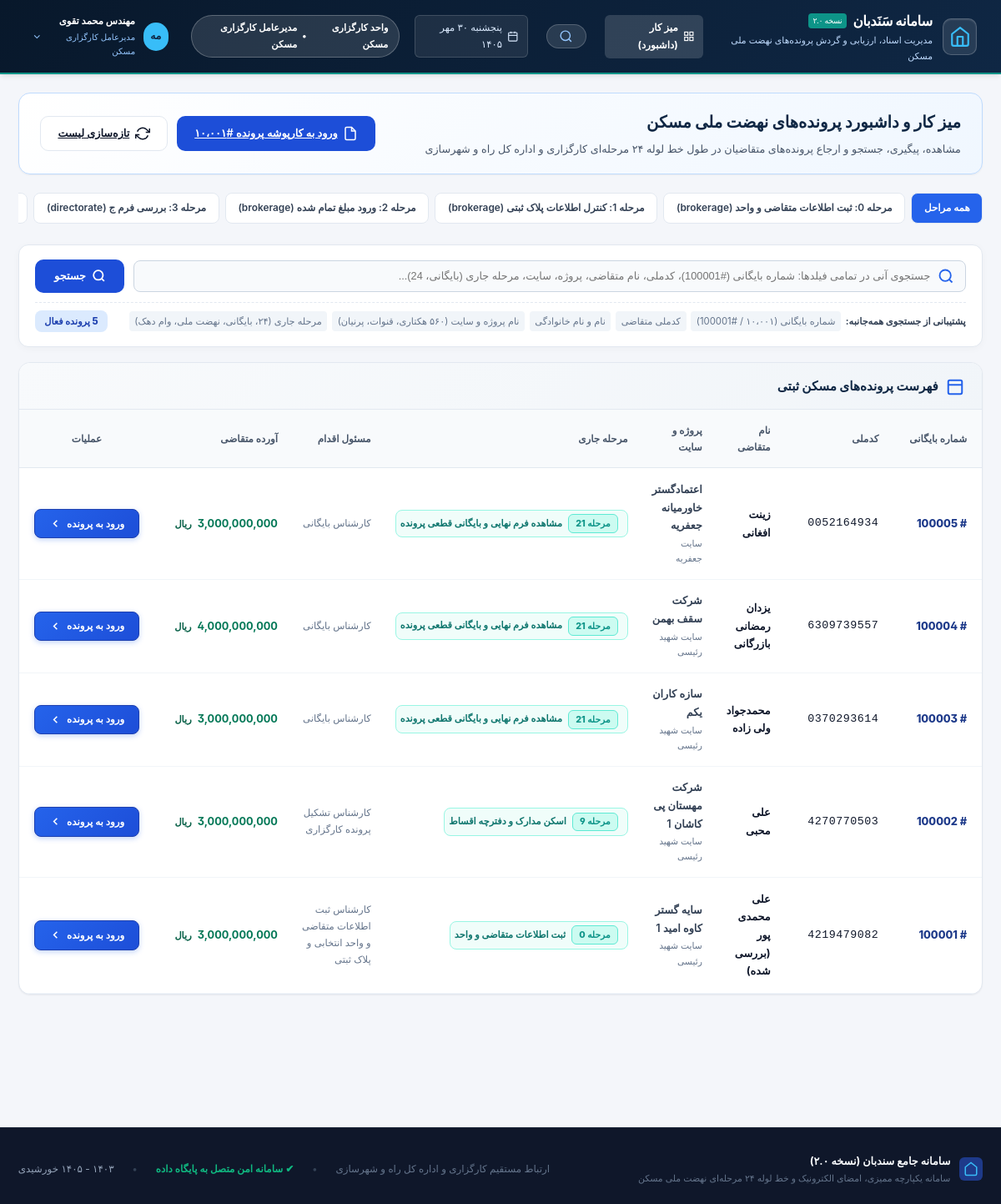
The app's page / (signed in), older data.
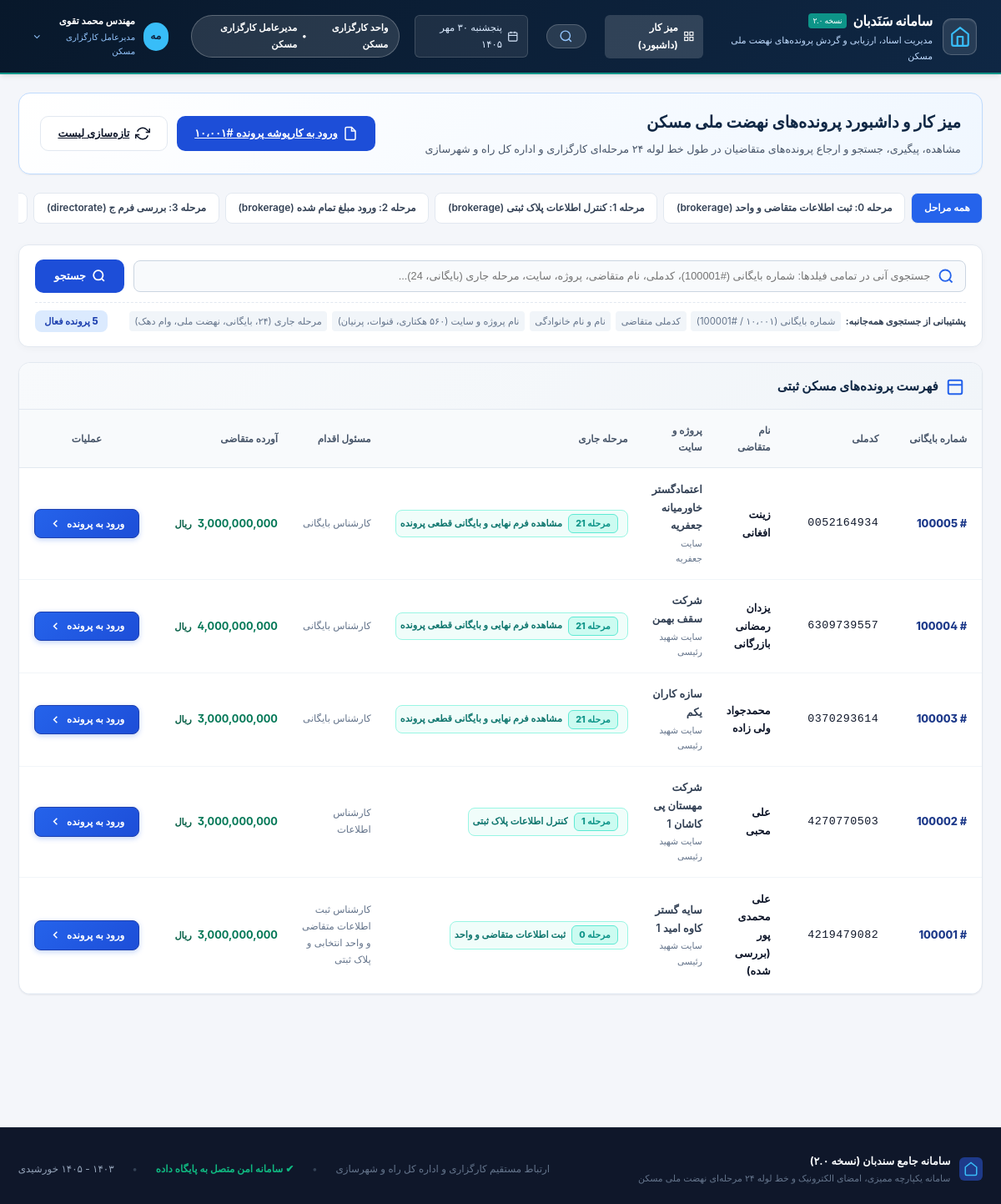
The same page, newer data.
### workflow/models.py (models this page shows, shortened)
class HousingDossier(models.Model):
    STAGE_ROLES = {
        0: ("brokerage", "کارشناس ثبت اطلاعات متقاضی و واحد انتخابی و پلاک ثبتی", "ثبت اطلاعات متقاضی و واحد"),
        1: ("brokerage", "کارشناس اطلاعات", "کنترل اطلاعات پلاک ثبتی"),
        2: ("brokerage", "کارشناس اطلاعات (کارگزاری)", "ورود مبلغ تمام شده"),
        3: ("directorate", "کارشناس بررسی فرم ج (عالمی)", "بررسی فرم ج"),
        4: ("directorate", "کارشناس برنامه ریزی مسکن (حیدری)", "ورود مبلغ وام صندوق"),
        5: ("directorate", "کارشناس برنامه ریزی مسکن (حیدری)", "مبلغ نامه (کسر یا تخفیف) پیمانکار"),
        6: ("directorate", "کارشناس برنامه ریزی مسکن (حیدری)", "مبلغ تسهیلات دهک"),
        7: ("directorate", "کارشناس برنامه ریزی مسکن (وصالی)", "تعیین مبلغ باقیمانده نقدی مورد نیاز"),
        8: ("directorate", "کارشناس برنامه ریزی مسکن (وصالی / حیدری)", "ارسال و درج شماره و تاریخ نامه بانک"),
        9: ("brokerage", "کارشناس تشکیل پرونده کارگزاری", "اسکن مدارک و دفترچه اقساط"),
        10: ("brokerage", "مدیرعامل کارگزاری", "تأیید مدیرعامل کارگزاری"),
        11: ("directorate", "کارشناس نهضت ملی مسکن و استعلام تسهیلات بانکی", "بررسی استعلام تسهیلات بانکی"),
        12: ("directorate", "کارشناس فنی و مهندسی", "بررسی مشخصات فنی، پلاک و عرصه"),
        13: ("directorate", "کارشناس املاک", "بررسی و بارگذاری سند املاک"),
        14: ("directorate", "کارشناس بانک زمین", "بررسی اطلاعات بانک زمین"),
        15: ("directorate", "کارشناس حقوقی", "بررسی حقوقی و استعلامات اراضی"),
        16: ("directorate", "کارشناس فرم ج", "تطبیق نهایی فرم ج اداره کل"),
        17: ("directorate", "کارشناس ارزیابی", "ارزیابی قدرالسهم و اجاره عرصه"),
        18: ("brokerage", "کارشناس اخذ اجاره و آماده سازی و تسهیلات دهک", "اخذ اجاره، آماده‌سازی و چک دهک"),
        19: ("directorate", "کارشناس تسویه با پیمانکار", "تسویه حساب با پیمانکار سازنده"),
        20: ("directorate", "کارشناس صدور نامه محضر", "صدور نامه معرفی به دفتر اسناد رسمی (محضر)"),
        21: ("directorate", "کارشناس بایگانی", "مشاهده فرم نهایی و بایگانی قطعی پرونده"),
    }
    national_id = models.CharField(max_length=10, unique=True, db_index=True, verbose_name="کدملی / شماره پیشنویس")
    archive_number = models.PositiveIntegerField(unique=True, db_index=True, verbose_name="شماره بایگانی")
    current_stage = models.PositiveSmallIntegerField(default=0, db_index=True, verbose_name="مرحله جاری (۰ تا ۲۱)")
    is_locked = models.BooleanField(default=False, verbose_name="قفل نهایی بایگانی")
    STATUS_CHOICES = [
        ("IN_PROGRESS", "در جریان اقدام"),
        ("RETURNED", "برگشت‌خورده جهت اصلاح و بازبینی"),
        ("COMPLETED", "نهایی و بایگانی قطعی"),
    ]
    status = models.CharField(max_length=30, choices=STATUS_CHOICES, default="IN_PROGRESS", db_index=True, verbose_name="وضعیت فرآیند")
    return_reason = models.TextField(blank=True, verbose_name="علت آخرین برگشت پرونده")
    return_by = models.CharField(max_length=150, blank=True, verbose_name="برگشت‌دهنده")
    return_from_stage = models.PositiveSmallIntegerField(null=True, blank=True, verbose_name="مرحله برگشت‌دهنده")
    full_name = models.CharField(max_length=150, verbose_name="نام و نام خانوادگی متقاضی")
    father_name = models.CharField(max_length=100, verbose_name="نام پدر")
    birth_date = models.CharField(max_length=10, blank=True, verbose_name="تاریخ تولد (شمسی)")
    spouse_full_name = models.CharField(max_length=150, blank=True, verbose_name="نام و نام خانوادگی همسر")
    spouse_father_name = models.CharField(max_length=100, blank=True, verbose_name="نام پدر همسر")
    spouse_national_id = models.CharField(max_length=10, blank=True, verbose_name="کد ملی همسر")
    spouse_birth_date = models.CharField(max_length=10, blank=True, verbose_name="تاریخ تولد همسر")
    spouse_id_number = models.CharField(max_length=20, blank=True, verbose_name="شماره شناسنامه همسر")
    spouse_birth_place = models.CharField(max_length=100, blank=True, verbose_name="محل تولد / صدور همسر")
    spouse_form_j_status = models.CharField(max_length=50, default="سبز (استعلام شده)", blank=True, verbose_name="وضعیت فرم ج همسر")
    marital_status = models.CharField(max_length=50, default="متاهل (واجد شرایط طرح زوجین)", blank=True, verbose_name="وضعیت تاهل")
    is_married_confirmed = models.BooleanField(default=True, verbose_name="احراز زوجیت و تایید تاهل")
    decile = models.PositiveSmallIntegerField(default=1, verbose_name="دهک درآمدی (۱ تا ۱۰)")
    site = models.CharField(max_length=100, verbose_name="سایت")
    project = models.CharField(max_length=200, verbose_name="نام پروژه")
    construction_type = models.CharField(max_length=50, default="آپارتمانی", verbose_name="نوع ساخت")
    block_name = models.CharField(max_length=50, blank=True, verbose_name="نام بلوک")
    floor_number = models.PositiveSmallIntegerField(default=1, verbose_name="شماره طبقه")
    unit_number = models.PositiveIntegerField(default=1, verbose_name="شماره واحد")
    unit_area = models.DecimalField(max_digits=7, decimal_places=2, default=85.00, verbose_name="مساحت واحد")
    storage_number = models.PositiveIntegerField(null=True, blank=True, verbose_name="شماره انباری")
    storage_area = models.DecimalField(max_digits=6, decimal_places=2, default=0, verbose_name="مساحت انباری")
    parking_number = models.PositiveIntegerField(null=True, blank=True, verbose_name="شماره پارکینگ")
    parking_area = models.DecimalField(max_digits=6, decimal_places=2, default=0, verbose_name="مساحت پارکینگ")
    registration_section = models.CharField(max_length=100, blank=True, verbose_name="بخش ثبتی")
    main_plaque = models.IntegerField(null=True, blank=True, verbose_name="پلاک اصلی")
    separated_plaque = models.IntegerField(null=True, blank=True, verbose_name="پلاک مفروز")
    sub_plaque = models.IntegerField(null=True, blank=True, verbose_name="فرعی از")
    plot_number = models.IntegerField(null=True, blank=True, verbose_name="شماره قطعه")
    base_cost_without_loan = models.BigIntegerField(default=4500000000, verbose_name="قیمت تمام شده بدون وام ۶۵۰ میلیونی (ریال)")
    fund_loan_amount = models.BigIntegerField(default=0, verbose_name="مبلغ وام صندوق (ریال)")
    contractor_letter_amount = models.BigIntegerField(default=0, verbose_name="مبلغ نامه پیمانکار (ریال)")
    decile_loan_amount = models.BigIntegerField(default=0, verbose_name="مبلغ وام دهک (ریال)")
    applicant_equity = models.BigIntegerField(default=0, verbose_name="مبلغ آورده نقدی متقاضی (ریال)")
    is_sms_sent = models.BooleanField(default=False, verbose_name="ارسال پیامک تعیین آورده")
    sms_sent_at = models.DateTimeField(null=True, blank=True, verbose_name="زمان ارسال پیامک")
    is_equity_funded = models.BooleanField(default=False, verbose_name="تأیید تأمین مبلغ آورده متقاضی")
    bank_letter_number = models.CharField(max_length=100, blank=True, verbose_name="شماره نامه بانک")
    bank_letter_date = models.CharField(max_length=10, blank=True, verbose_name="تاریخ نامه بانک (شمسی)")
    total_land_share = models.DecimalField(max_digits=7, decimal_places=2, null=True, blank=True, verbose_name="جمع کل قدرالسهم (م²)")
    past_years_rent = models.BigIntegerField(default=0, verbose_name="مبلغ اجاره سنوات تا پایان سال جاری")
    current_year_rent = models.BigIntegerField(default=0, verbose_name="مبلغ اجاره سال جاری")
    land_lease_year = models.CharField(max_length=4, default="1403", blank=True, verbose_name="سال اجاره عرصه")
    preparation_cost = models.BigIntegerField(default=0, verbose_name="مبلغ آماده سازی")
    cash_preparation_amount = models.BigIntegerField(default=0, verbose_name="مبلغ نقدی آماده سازی")
    non_cash_preparation_amount = models.BigIntegerField(default=0, verbose_name="مبلغ غیرنقدی آماده سازی")
    is_cash_rent_confirmed = models.BooleanField(default=False, verbose_name="تایید مبلغ نقدی اجاره")
    is_decile_loan_confirmed = models.BooleanField(default=False, verbose_name="تایید چک‌های وام دهک")
    created_at = models.DateTimeField(auto_now_add=True, verbose_name="تاریخ تشکیل پرونده")
    updated_at = models.DateTimeField(auto_now=True, verbose_name="آخرین بروزرسانی")
    class Meta:
        verbose_name = "پرونده مسکن متقاضی"
        verbose_name_plural = "پرونده‌های مسکن متقاضیان"
        ordering = ["-archive_number"]
    @property
    def current_unit(self):
        return self.STAGE_ROLES.get(self.current_stage, ("-", "-", "-"))[0]
    @property
    def current_role(self):
        return self.STAGE_ROLES.get(self.current_stage, ("-", "-", "-"))[1]
    @property
    def current_stage_title(self):
        return self.STAGE_ROLES.get(self.current_stage, ("-", "-", "-"))[2]
    @property
    def formatted_equity(self):
        val = self.applicant_equity if self.applicant_equity is not None else self.base_cost_without_loan
        if val is None:
            return "0"
        return f"{val:,}"

### workflow/views.py (the view, shortened to what this page needs)
# urls.py: path("", views.dossier_list_view, name="dossier_list"),
@login_required(login_url='login')
def dossier_list_view(request):
    query = request.GET.get('q', '').strip()
    stage_filter = request.GET.get('stage', '')
    dossiers = HousingDossier.objects.all()
    if stage_filter != '':
        try:
            dossiers = dossiers.filter(current_stage=int(stage_filter))
        except ValueError:
            pass
    stages_meta = [
        {"id": i, "title": role_tuple[2], "role": role_tuple[1], "unit": role_tuple[0]}
        for i, role_tuple in HousingDossier.STAGE_ROLES.items()
    ]
    context = {
        "dossiers": dossiers,
        "query": query,
        "stage_filter": stage_filter,
        "stages_meta": stages_meta,
    }
    return render(request, "dossiers/list.html", context)

### workflow/context_processors.py (called while the page is built)
def to_persian_digits(s):
    persian_digits = {'0': '۰', '1': '۱', '2': '۲', '3': '۳', '4': '۴', '5': '۵', '6': '۶', '7': '۷', '8': '۸', '9': '۹'}
    return ''.join(persian_digits.get(c, c) for c in str(s))

def gregorian_to_jalali(gy, gm, gd):
    g_d_m = [0, 31, 59, 90, 120, 151, 181, 212, 243, 273, 304, 334]
    if gy > 1600:
        jy = 979
        gy -= 1600
    else:
        jy = 0
        gy -= 621
    gy2 = (gm > 2) and (gy + 1) or gy
    days = (365 * gy) + ((gy2 + 3) // 4) - ((gy2 + 99) // 100) + ((gy2 + 399) // 400) - 80 + gd + g_d_m[gm - 1]
    jy += 33 * (days // 12053)
    days %= 12053
    jy += 4 * (days // 1461)
    days %= 1461
    if days > 365:
        jy += (days - 1) // 365
        days = (days - 1) % 365
    if days < 186:
        jm = 1 + (days // 31)
        jd = 1 + (days % 31)
    else:
        jm = 7 + ((days - 186) // 30)
        jd = 1 + ((days - 186) % 30)
    return jy, jm, jd

### templates/dossiers/list.html (shortened to what the changed rows need)
{% extends 'base.html' %} {% load static %}  {% block content %}
<div style="margin-bottom: 2rem">
  <div
    class="dossier-hero"
    style="
      background: linear-gradient(135deg, #ffffff, #f0f7ff);
      border-color: #bfdbfe;
    "
  >
    <div>
      <h2
        style="
          font-size: 1.35rem;
          font-weight: 800;
          color: #0f2744;
          margin-bottom: 0.35rem;
        "
      >
        میز کار و داشبورد پرونده‌های نهضت ملی مسکن
      </h2>
    </div>
  </div>
  <div class="form-card">
    <div style="overflow-x: auto">
      <table
        style="
          width: 100%;
          border-collapse: collapse;
          text-align: right;
          font-size: 0.88rem;
        "
      >
        <thead>
          <tr
            style="
              background: #f8fafc;
              border-bottom: 1.5px solid #e2e8f0;
              color: #475569;
              font-weight: 800;
              font-size: 0.82rem;
            "
          >
            <th style="padding: 1rem 1.25rem; width: 140px">شماره بایگانی</th>
            <th style="padding: 1rem 1rem; width: 150px">کدملی</th>
            <th style="padding: 1rem 1rem">نام متقاضی</th>
            <th style="padding: 1rem 1rem">پروژه و سایت</th>
            <th style="padding: 1rem 1rem; width: 270px; white-space: nowrap">
              مرحله جاری
            </th>
            <th style="padding: 1rem 1rem; width: 160px">مسئول اقدام</th>
            <th style="padding: 1rem 1rem; width: 175px; white-space: nowrap">
              آورده متقاضی
            </th>
            <th
              style="
                padding: 1rem 1.25rem;
                width: 160px;
                text-align: center;
                white-space: nowrap;
              "
            >
              عملیات
            </th>
          </tr>
        </thead>
        <tbody id="dossier-table-body">
          {% for d in dossiers %}
          <tr
            class="dossier-row"
            data-search="{{ d.archive_number }} {{ d.national_id }} {{ d.full_name }} {{ d.father_name }} {{ d.spouse_full_name }} {{ d.spouse_national_id }} {{ d.project }} {{ d.site }} مرحله {{ d.current_stage }} {{ d.current_stage_title }} {{ d.current_role }} {{ d.current_unit }}"
            style="
              border-bottom: 1px solid #f1f5f9;
              transition: background 0.15s;
            "
            onmouseover="this.style.background = '#f8fafc'"
            onmouseout="this.style.background = 'transparent'"
          >
            <td
              style="padding: 1rem 1.25rem; font-weight: 800; color: #1e3a8a"
              class="fa-num"
            >
              # {{ d.archive_number }}
            </td>
            <td
              style="
                padding: 1rem 1rem;
                font-family: monospace;
                font-size: 0.92rem;
                letter-spacing: 0.5px;
              "
              class="fa-num"
            >
              {{ d.national_id }}
            </td>
            <td style="padding: 1rem 1rem; font-weight: 700; color: #0f172a">
              {{ d.full_name }}
            </td>
            <td style="padding: 1rem 1rem; color: #334155">
              <div style="font-weight: 600">{{ d.project }}</div>
              <div style="font-size: 0.74rem; color: #64748b; margin-top: 2px">
                سایت {{ d.site }}
              </div>
            </td>
            <td style="padding: 0.85rem 1rem; vertical-align: middle">
              <div
                class="stage-badge-cell {% if d.current_stage == 24 %}stage-completed{% elif d.current_unit == 'کارگزاری' %}stage-brokerage{% else %}stage-directorate{% endif %}"
                title="مرحله {{ d.current_stage }}: {{ d.current_stage_title }} ({{ d.current_role }})"
              >
                <span class="stage-tag fa-num"
                  >مرحله {{ d.current_stage }}</span
                >
                <span class="stage-title-text"
                  >{{ d.current_stage_title }}</span
                >
              </div>
            </td>
            <td style="padding: 1rem 1rem; font-size: 0.8rem; color: #64748b">
              {{ d.current_role }}
            </td>
            <td
              style="
                padding: 1rem 1rem;
                font-weight: 700;
                color: #047857;
                white-space: nowrap;
                direction: rtl;
              "
              class="fa-num"
            >
              <span>{{ d.formatted_equity }}</span>
              <span
                style="
                  font-size: 0.78rem;
                  font-weight: 700;
                  color: #065f46;
                  margin-right: 4px;
                "
                >ریال</span
              >
            </td>
            <td
              style="
                padding: 0.85rem 1.25rem;
                text-align: center;
                white-space: nowrap;
              "
            >
              <a
                href="{% url 'dossier_detail' pk=d.archive_number %}"
                class="btn-open-dossier"
                title="مشاهده و ارزیابی پرونده {{ d.archive_number }}"
              >
                <span>ورود به پرونده</span>
                <svg
                  width="15"
                  height="15"
                  viewBox="0 0 24 24"
                  fill="none"
                  stroke="currentColor"
                  stroke-width="2.5"
                  class="btn-arrow-icon"
                >
                  <polyline points="15 18 9 12 15 6"></polyline>
                </svg>
              </a>
            </td>
          </tr>
          {% endfor %}
        </tbody>
      </table>
    </div>
  </div>
</div>
{% endblock %}

Row changes from the older to the newer data that the page shows:
changed HousingDossier "علی محبی": current_stage "9" → "1"; current_stage_title "اسکن مدارک و دفترچه اقساط" → "کنترل اطلاعات پلاک ثبتی"; current_role "کارشناس تشکیل پرونده کارگزاری" → "کارشناس اطلاعات"
